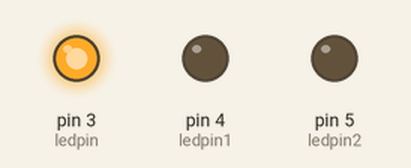
Recording of a sketch running on a simulated Arduino Uno, built with avr-gcc and run on an emulated ATmega328P. Parts: output pins drawn as LEDs (lit = HIGH).

Above: at 1.5 s.
At 7.5 s:
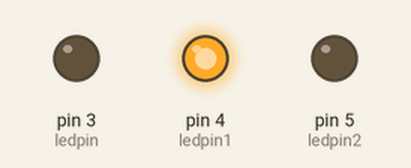
At 13.5 s:
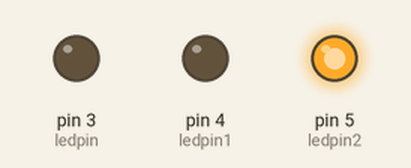
At 16.5 s:
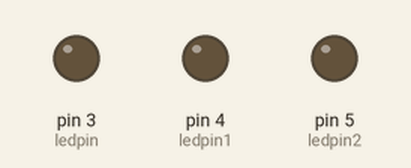
Timing chart, 0 to 23.4 s (numbered marks = the images above):
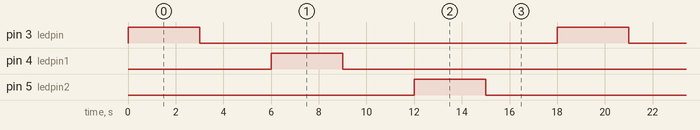

The sketch:

daring_waasa1.ino
```cpp
int ledpin=3;
int ledpin1=4;
int ledpin2=5;
void setup()
{
pinMode(ledpin,OUTPUT);
pinMode(ledpin1,OUTPUT);
pinMode(ledpin2,OUTPUT);
}
void loop()
{
digitalWrite(ledpin,HIGH);
delay(3000);
digitalWrite(ledpin,LOW);
delay(3000);
digitalWrite(ledpin1,HIGH);
delay(3000);
digitalWrite(ledpin1,LOW);
delay(3000);
digitalWrite(ledpin2,HIGH);
delay(3000);
digitalWrite(ledpin2,LOW);
delay(3000);
}
```

Measured:
- by itself, pin 3 (ledpin), pin 4 (ledpin1), pin 5 (ledpin2): alternates HIGH for 3.0 s and LOW for 15.0 s
- by itself, everything shown: repeats every 18.0 s, in 6 steps
